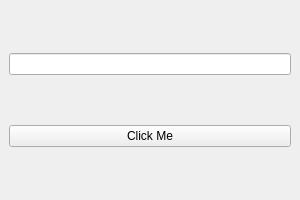
<?xml version="1.0" encoding="UTF-8"?>
<ui version="4.0">
 <class>MainWindow</class>
 <widget class="QMainWindow" name="MainWindow">
  <property name="geometry">
   <rect>
    <x>0</x>
    <y>0</y>
    <width>300</width>
    <height>200</height>
   </rect>
  </property>
  <widget class="QWidget" name="centralwidget">
   <layout class="QVBoxLayout">
    <item>
     <widget class="QLineEdit" name="lineEdit"/>
    </item>
    <item>
     <widget class="QPushButton" name="pushButton">
      <property name="text">
       <string>Click Me</string>
      </property>
     </widget>
    </item>
   </layout>
  </widget>
 </widget>
</ui>
